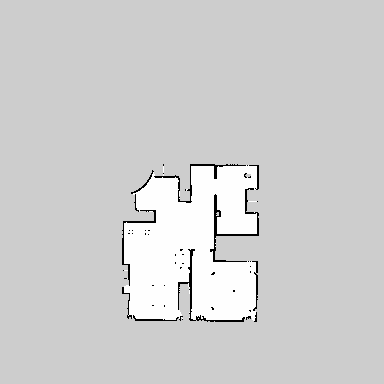
#> input picture navegacion_geometrica/mapas/exploration/mapa_escenario2.pgm, 384 x 384 px; its folder holds 4 pictures in this run
$ jupyter execute topoMap.ipynb
#> lines starting #> are read from the running program, lines starting #| are printed output that depends on the picture; after the words box and inside, x2 and y2 are one past the last pixel; in counts of white or black regions, pixels touching at a corner belong together
Primer paso: cargamos las librerías necesarias

[cell 1]
import sys
from pathlib import Path
import yaml
import cv2
import numpy as np
from skimage import morphology
from shapely.geometry import Point
from shapely.geometry.polygon import Polygon
import matplotlib.pyplot as plt

Segundo paso: cargar el archivo del mapa y procesarlo

[cell 2]
archivo_yaml = 'mapa_escenario2.yaml'  # Sustituir por el nombre del archivo correspondiente

# Resolucion robusta de rutas para ejecutar desde Jupyter/Colab/local
candidatos_yaml = [
    Path(archivo_yaml),
    Path.cwd() / archivo_yaml,
    Path.cwd() / 'navegacion_geometrica' / 'mapas' / 'exploration' / archivo_yaml,
    Path.cwd() / 'navegacion_geometrica' / 'mapas' / 'sensores' / archivo_yaml,
]

ruta_yaml = next((p.resolve() for p in candidatos_yaml if p.exists()), None)
if ruta_yaml is None:
    raise FileNotFoundError(f'No se encontro el YAML. Revisa archivo_yaml: {archivo_yaml}')

with open(ruta_yaml, 'r') as file:
    metadatos = yaml.safe_load(file)

ruta_mapa = (ruta_yaml.parent / metadatos["image"]).resolve()
if not ruta_mapa.exists():
    ruta_mapa_alt = (Path.cwd() / metadatos["image"]).resolve()
    if ruta_mapa_alt.exists():
        ruta_mapa = ruta_mapa_alt
    else:
        raise FileNotFoundError(f'No se encontro la imagen del mapa: {metadatos["image"]}')

mapa = cv2.imread(str(ruta_mapa), -1)
#> mapa is the input picture: shape (384, 384); min 0, max 254, mean 207.7
res = metadatos["resolution"]
oriX, oriY = metadatos["origin"][:2]

# Transformamos la imagen del mapa a una imagen binaria para poder procesarla
# Nota: algunos mapas libres usan 254 y otros 255
mapa_binario = np.where((mapa >= 250), 255, 0).astype(np.uint8)
#> mapa_binario: shape (384, 384); 10.6% white; 25 white regions (24 under 20 px), largest, box (x1, y1, x2, y2) and area: (124, 165, 257, 321) 15583

# Aplicamos filtros para eliminar ruido
mapa_binario = cv2.morphologyEx(mapa_binario, cv2.MORPH_OPEN, np.ones((7, 7), np.uint8))
#> mapa_binario: shape (384, 384); 10.3% white; 2 white regions, box (x1, y1, x2, y2) and area: (124, 166, 257, 320) 15081, (176, 255, 190, 263) 112
mapa_binario = cv2.erode(mapa_binario, np.ones((3, 3), np.uint8), iterations=1)
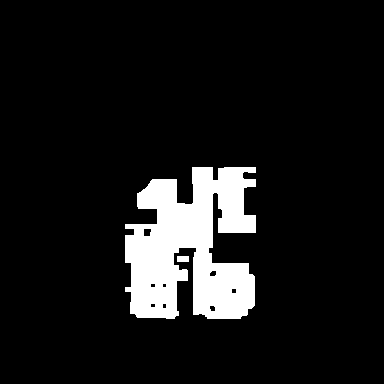
#> mapa_binario: shape (384, 384); 9.4% white; 2 white regions, box (x1, y1, x2, y2) and area: (125, 167, 256, 319) 13837, (177, 256, 189, 262) 72

pix_libres = int(np.sum(mapa_binario == 255))
#> pix_libres = 13909
pix_obs = int(np.sum(mapa_binario == 0))
#> pix_obs = 133547
print(f'YAML cargado: {ruta_yaml}')
print(f'Mapa cargado: {ruta_mapa}')
print(f'Pixeles libres: {pix_libres} | obstaculos: {pix_obs}')
#| Pixeles libres: 13909 | obstaculos: 133547

# Visualizamos el resultado
plt.figure(figsize=(6, 6))
plt.imshow(mapa_binario, cmap='gray')
plt.title("Mapa Binario Procesado")
plt.axis("off")
plt.show()

Tercer paso: aplicación de segmentación mediante Watershed

[cell 3]
# Aplicamos watershed (https://docs.opencv.org/4.x/d3/db4/tutorial_py_watershed.html)

# 1) Preprocesado mediante dilatacion y transformacion de distancia
kernel = np.ones((3, 3), np.uint8)
fondo = cv2.dilate(mapa_binario, kernel, iterations=3)
#> fondo: shape (384, 384); 11.8% white; 1 white region, box (x1, y1, x2, y2) and area: (122, 164, 259, 322) 17466
dist_transform = cv2.distanceTransform(mapa_binario, cv2.DIST_L2, 5)

# 2) Busqueda adaptativa de umbral (MUY sesgada a valores altos):
# Si sobresegmenta, forzamos segmentacion gruesa.
factores_umbral = [0.4]
mejor = None
resultados = []

for factor_umbral in factores_umbral:
    _, frente = cv2.threshold(dist_transform, factor_umbral * dist_transform.max(), 255, 0)
    frente = np.uint8(frente)

    desconocido = cv2.subtract(fondo, frente)
    _, etiquetas_tmp = cv2.connectedComponents(frente)
    etiquetas_tmp = etiquetas_tmp + 1
    etiquetas_tmp[desconocido == 255] = 0
    etiquetas_tmp = cv2.watershed(cv2.cvtColor(mapa, cv2.COLOR_GRAY2BGR), etiquetas_tmp)

    regiones = [int(x) for x in np.unique(etiquetas_tmp) if x > 1]
    areas = [int(np.sum(etiquetas_tmp == r)) for r in regiones]

    # puntuacion: preferimos 4-10 regiones y regiones mas grandes
    n_reg = len(regiones)
    area_media = float(np.mean(areas)) if areas else 0.0
    penalizacion_n = abs(n_reg - 6)
    score = area_media - (penalizacion_n * 700.0)

    resultados.append((factor_umbral, n_reg, area_media, score))

    # descartamos extremos
    if n_reg < 2 or n_reg > 25:
        continue

    if (mejor is None) or (score > mejor["score"]):
        mejor = {
            "factor": factor_umbral,
            "etiquetas": etiquetas_tmp,
            "score": score,
            "n_reg": n_reg,
            "area_media": area_media,
        }
#> this loop made 1 pass
#> (regiones, areas, n_reg, area_media, penalizacion_n, score) on pass 1: ([2, 3, 4, 5, 6, 7], [7864, 2353, 485, 2748, 305, 438], 6, 2365.5, 0, 2365.5)
#> pass 1, `_, etiquetas_tmp = cv2.connectedComponents(frente)`:
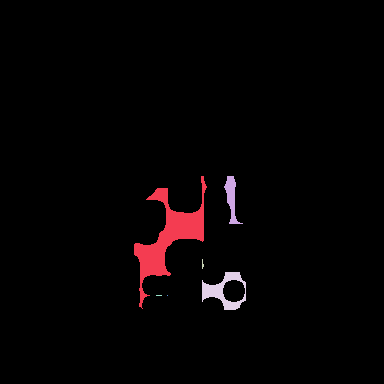
#> etiquetas_tmp: shape (384, 384) int32; 7 distinct labels, from 0 to 6; one colour per label, 0 black
#> after the loop:
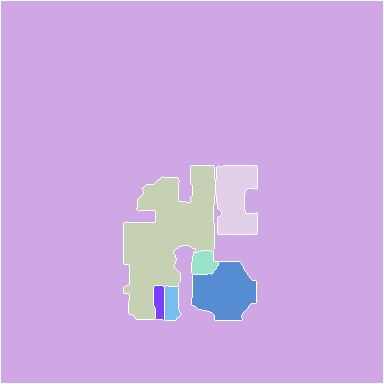
#> etiquetas_tmp: shape (384, 384) int32; 8 distinct labels, from -1 to 7; one colour per label, 0 black, -1 white
#> after the loop, mejor = 5 items; resultados = [(0.4, 6, 2365.5, 2365.5)]

# fallback seguro
if mejor is None:
    factor_umbral = 0.4
    _, frente = cv2.threshold(dist_transform, factor_umbral * dist_transform.max(), 255, 0)
    frente = np.uint8(frente)
    desconocido = cv2.subtract(fondo, frente)
    _, etiquetas = cv2.connectedComponents(frente)
    etiquetas = etiquetas + 1
    etiquetas[desconocido == 255] = 0
    etiquetas = cv2.watershed(cv2.cvtColor(mapa, cv2.COLOR_GRAY2BGR), etiquetas)
    factor_umbral_usado = factor_umbral
else:
    etiquetas = mejor["etiquetas"]
    factor_umbral_usado = mejor["factor"]
#> factor_umbral_usado = 0.4

# Extraemos el mapa segmentado coloreado para visualizarlo
rng = np.random.default_rng(12345)
colormap = rng.integers(0, 255, (etiquetas.max() + 1, 3), dtype=np.uint8)
#> colormap = [[156, 192, 254], [177, 140, 176], [49, 57, 221], [195, 227, 200], [20, 18, 22], [80, 216, 238], [67, 51, 129], [35, 31, 203]]
colormap[1] = [255, 255, 255]
etiquetas_coloreadas = colormap[np.clip(etiquetas, 0, etiquetas.max())]
etiquetas_coloreadas = cv2.convertScaleAbs(etiquetas_coloreadas)

# Extraemos el centroide para cada zona segmentada
centroides = []
for etiqueta in range(2, etiquetas.max() + 1):  # Evita fondo y bordes (0 y 1)
    mascara = (etiquetas == etiqueta).astype(np.uint8)
    momentos = cv2.moments(mascara)
    if momentos["m00"] != 0:
        cX = int(momentos["m10"] / momentos["m00"])
        cY = int(momentos["m01"] / momentos["m00"])
        centroides.append((cX, cY))
#> this loop made 6 passes
#> (cX, cY) on passes 1 to 6: (166, 235), (234, 198), (203, 262), (224, 291), (158, 301), (171, 303)
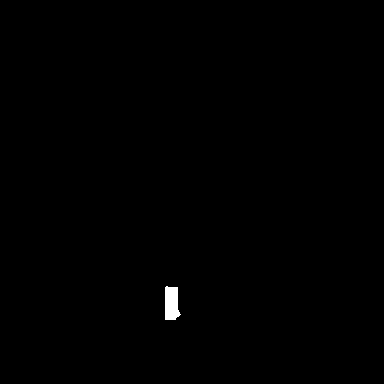
#> mascara: shape (384, 384); values 0 (black) and 1 (white), 0.3% white; 1 white region, box (x1, y1, x2, y2) and area: (165, 286, 181, 320) 438
#> after the loop, centroides = [(166, 235), (234, 198), (203, 262), (224, 291), (158, 301), (171, 303)]

regiones_validas = sorted([int(x) for x in np.unique(etiquetas) if x > 1])
#> regiones_validas = [2, 3, 4, 5, 6, 7]
print(f"Umbral Watershed usado: {factor_umbral_usado}")
#| Umbral Watershed usado: 0.4
print(f"Regiones detectadas (>1): {len(regiones_validas)} -> {regiones_validas[:15]}")
#| Regiones detectadas (>1): 6 -> [2, 3, 4, 5, 6, 7]
print("Resumen umbrales probados (umbral, n_regiones, area_media, score):")
for r in resultados:
    print(r)
#> this loop made 1 pass
#| (0.4, 6, 2365.5, 2365.5)

# Visualizamos el resultado
plt.figure(figsize=(6, 6))
plt.imshow(etiquetas_coloreadas)
plt.title(f"Mapa Segmentado (umbral={factor_umbral_usado})")
plt.axis("off")
plt.show()

Cuarto paso: extracción del mapa topológico

[cell 4]
# 1) Extraemos los perimetros de cada region segmentada
# La etiqueta 1 corresponde al fondo
perimetros = []
for etiqueta in range(2, etiquetas.max() + 1):
    region = (etiquetas == etiqueta).astype(np.uint8)
    contornos, _ = cv2.findContours(region, cv2.RETR_EXTERNAL, cv2.CHAIN_APPROX_SIMPLE)
    if contornos:
        contorno_principal = max(contornos, key=cv2.contourArea)
        perimetros.append(contorno_principal[:, 0, :])
#> after the loop, perimetros = 6 items

# 2) Detectamos separaciones entre regiones.
# Metodo A: adyacencia directa.
adjacencias = {}
h, w = etiquetas.shape
#> h = 384; w = 384
for i in range(h - 1):
    for j in range(w - 1):
        actual = int(etiquetas[i, j])
        derecha = int(etiquetas[i, j + 1])
        abajo = int(etiquetas[i + 1, j])

        if actual > 1 and derecha > 1 and actual != derecha:
            par = tuple(sorted((actual, derecha)))
            adjacencias.setdefault(par, []).append((i, j))

        if actual > 1 and abajo > 1 and actual != abajo:
            par = tuple(sorted((actual, abajo)))
            adjacencias.setdefault(par, []).append((i, j))
#> after the loop, adjacencias = 0 items

# Metodo B (fallback principal): analizar pixeles frontera (-1 y 1)
# y obtener pares de regiones que tocan esa frontera.
frontera_idx = np.transpose(np.where(etiquetas <= 1))
#> frontera_idx = 133263 pairs, first value 0 to 383, second value 0 to 383
for i, j in frontera_idx:
    i_min = max(0, i - 1)
    i_max = min(h, i + 2)
    j_min = max(0, j - 1)
    j_max = min(w, j + 2)

    vec = etiquetas[i_min:i_max, j_min:j_max].flatten()
    regs = sorted({int(x) for x in vec if x > 1})
    if len(regs) < 2:
        continue

    # Si hay mas de 2 regiones, generamos pares combinados
    for a in range(len(regs)):
        for b in range(a + 1, len(regs)):
            par = (regs[a], regs[b])
            adjacencias.setdefault(par, []).append((int(i), int(j)))
#> this loop made 133263 passes
#> (j_min, vec) on passes 1 to 3: (0, [-1, -1, -1, 1]), (0, [-1, -1, -1, -1, 1, 1]), (1, [-1, -1, -1, 1, 1, 1])
#> after the loop, adjacencias = 6 items

# Convertimos adyacencias a puntos centrales + conexiones
puntosCentrales = []
conexiones = []
vecinos = []
pxVecinos = []

for par, pixeles in adjacencias.items():
    # filtro de ruido adaptativo
    if len(pixeles) < 3:
        continue

    pix = np.array(pixeles)
    y = int(np.median(pix[:, 0]))
    x = int(np.median(pix[:, 1]))

    puntosCentrales.append((y, x))
    conexiones.append(par)

    for p in pixeles:
        pxVecinos.append((int(p[0]), int(p[1])))
        vecinos.append(par)
#> this loop made 6 passes
#> (par, y, x) on passes 1 to 6: ((2, 3), 186, 215), ((2, 4), 250, 203), ((4, 5), 274, 208), ((2, 6), 297, 154), ((2, 7), 286, 171), ((6, 7), 303, 164)
#> after the loop, conexiones = [(2, 3), (2, 4), (4, 5), (2, 6), (2, 7), (6, 7)]; puntosCentrales = [(186, 215), (250, 203), (274, 208), (297, 154), (286, 171), (303, 164)]; pxVecinos = 164 pairs, first value 178 to 320, second value 153 to 219; vecinos = 164 pairs, first value 2 to 6, second value 3 to 7

# Visualizamos el resultado
plt.figure(figsize=(8, 8))
plt.imshow(etiquetas_coloreadas, cmap='tab20')
mapa_centros = {i + 2: centroides[i] for i in range(len(centroides))}
#> mapa_centros = {2: (166, 235), 3: (234, 198), 4: (203, 262), 5: (224, 291), 6: (158, 301), 7: (171, 303)}
for punto_sep, etiquetas_conectadas in zip(puntosCentrales, conexiones):
    etiqueta1, etiqueta2 = etiquetas_conectadas
    if etiqueta1 in mapa_centros and etiqueta2 in mapa_centros:
        centro1 = mapa_centros[etiqueta1]
        centro2 = mapa_centros[etiqueta2]
        plt.plot([punto_sep[1], centro1[0]], [punto_sep[0], centro1[1]], 'b-', linewidth=1)
        plt.plot([punto_sep[1], centro2[0]], [punto_sep[0], centro2[1]], 'b-', linewidth=1)
#> this loop made 6 passes
#> (punto_sep, etiqueta1, etiqueta2, centro1, centro2) on passes 1 to 6: ((186, 215), 2, 3, (166, 235), (234, 198)), ((250, 203), 2, 4, (166, 235), (203, 262)), ((274, 208), 4, 5, (203, 262), (224, 291)), ((297, 154), 2, 6, (166, 235), (158, 301)), ((286, 171), 2, 7, (166, 235), (171, 303)), ((303, 164), 6, 7, (158, 301), (171, 303))
for punto in centroides:
    plt.scatter(punto[0], punto[1], c='red', s=50)
#> this loop made 6 passes
for punto in puntosCentrales:
    plt.scatter(punto[1], punto[0], c='blue', s=50)
#> this loop made 6 passes
plt.title("Mapa Topologico")
plt.axis("off")
plt.show()

pares_adyacentes = sorted(list(adjacencias.keys()))
#> pares_adyacentes = [(2, 3), (2, 4), (2, 6), (2, 7), (4, 5), (6, 7)]
print(f"Pares adyacentes detectados (sin filtro): {len(pares_adyacentes)}")
#| Pares adyacentes detectados (sin filtro): 6
print(f"Ejemplo de pares: {pares_adyacentes[:10]}")
#| Ejemplo de pares: [(2, 3), (2, 4), (2, 6), (2, 7), (4, 5), (6, 7)]
print(f"Conexiones detectadas (con filtro): {len(conexiones)}")
#| Conexiones detectadas (con filtro): 6

Quinto paso: Extracción de sub-nodos con Voronoi

[cell 5]
# 1) Extraemos puntos relevantes en funcion del esqueleto de la imagen
# Preprocesamos para separar los subnodos de las paredes
mapa_pre_esqueleto = cv2.erode(mapa_binario, np.ones((5, 5), np.uint8), iterations=1)
#> mapa_pre_esqueleto: shape (384, 384); 7.6% white; 2 white regions (1 under 20 px), largest, box (x1, y1, x2, y2) and area: (127, 169, 254, 317) 11181
esqueleto = morphology.medial_axis(mapa_pre_esqueleto > 0).astype(np.uint8)
#> esqueleto: shape (384, 384); values 0 (black) and 1 (white), 0.67% white in thin lines or dots, all inside (x1, y1, x2, y2) = (127, 169, 254, 317)

# Seleccionar px del esqueleto que tenga 1 vecino (esquina) o 3 vecinos (nodo interno)
coord_subnodos = []
px_as_tuples = np.transpose(np.where(esqueleto == 1))
#> px_as_tuples = 989 pairs, first value 169 to 316, second value 127 to 253
for px in px_as_tuples:
    i, j = px
    i_min = max(0, i - 1)
    i_max = min(esqueleto.shape[0], i + 2)
    j_min = max(0, j - 1)
    j_max = min(esqueleto.shape[1], j + 2)

    neighbors = esqueleto[i_min:i_max, j_min:j_max]
    num_neighbors = int(np.sum(neighbors))

    # Array incluyendo el punto seleccionado junto a sus vecinos
    if num_neighbors == 2 or num_neighbors > 3:
        # Guardamos puntos con un vecino o mas de dos
        coord_subnodos.append(tuple(px))
#> this loop made 989 passes
#> (i, j, i_min, i_max, j_min, j_max, neighbors, num_neighbors) on passes 1 to 3: (169, 194, 168, 171, 193, 196, [[0, 0, 0], [0, 1, 0], [0, 0, 1]], 2), (169, 210, 168, 171, 209, 212, [[0, 0, 0], [0, 1, 0], [1, 0, 0]], 2), (169, 241, 168, 171, 240, 243, [[0, 0, 0], [0, 1, 1], [1, 0, 0]], 3)

# 2) Asignamos cada nodo del esqueleto a un perimetro
# Creamos un objeto Polygon para cada perimetro valido
poligonos = []
for idx, perimetro in enumerate(perimetros):
    if len(perimetro) >= 3:
        poligonos.append((idx + 2, Polygon(perimetro)))
#> this loop made 6 passes

regionSubNodos = []
for node in coord_subnodos:
    point = Point((node[1], node[0]))
    region = -1
    for etiqueta_region, poligono in poligonos:
        if poligono.is_valid and (poligono.contains(point) or poligono.touches(point)):
            region = etiqueta_region
            break
    regionSubNodos.append(region)
#> this loop made 114 passes
#> node on passes 1 to 12: (169, 194), (169, 210), (169, 253), (170, 220), (177, 202), (179, 229), (179, 230), (180, 230), (181, 174), (181, 253), (182, 252), (183, 251)

# Visualizamos el resultado
overlay = cv2.addWeighted(cv2.cvtColor(mapa, cv2.COLOR_GRAY2BGR), 0.5, etiquetas_coloreadas, 0.5, 0)
overlay[esqueleto == 1] = [0, 0, 0]
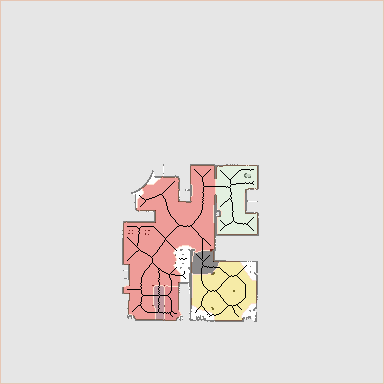
#> overlay: shape (384, 384, 3); mean of channels 0, 1, 2 220.8, 222.8, 227.7; drawn as B, G, R
for nodo in coord_subnodos:
    overlay = cv2.circle(overlay, (nodo[1], nodo[0]), 1, (0, 255, 0), 1)
#> this loop made 114 passes
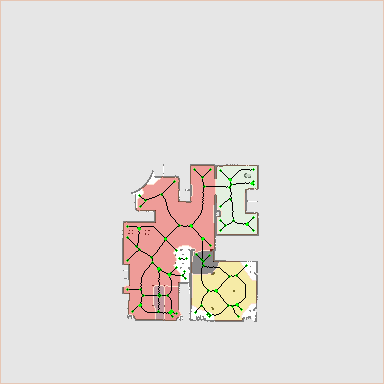
#> overlay: shape (384, 384, 3); mean of channels 0, 1, 2 220.4, 223, 227.2; drawn as B, G, R
plt.figure(figsize=(6, 6))
plt.imshow(overlay)
plt.title("Mapa de Traversabilidad")
plt.axis("off")
plt.show()

Sexto paso: Guardar en fichero

[cell 6]
# - Salida: - archivo mapaTopo.txt con la informacion de los nodos correspondientes a las zonas de conexion [X Y zona1 zona2]
#           - archivo subNodos.txt con la informacion de los sub-nodos dentro de cada zona [X Y zona]

# Carpeta configurable de salida (absoluta para evitar confusion de cwd)
base_dir = ruta_yaml.parent if 'ruta_yaml' in globals() else Path.cwd()
output_dir = (base_dir / "resultados_topomap").resolve()
output_dir.mkdir(parents=True, exist_ok=True)

ruta_mapa_topo = output_dir / "mapaTopo.txt"
ruta_subnodos = output_dir / "subNodos.txt"

# Guardamos coordenadas en formato [X Y ...] (X=columna, Y=fila)
with open(ruta_mapa_topo, 'w') as file:  # puntosCentrales, conexiones
    for i in range(len(puntosCentrales)):
        y, x = puntosCentrales[i]
        z1, z2 = conexiones[i]
        file.write(f"[{x} {y} {z1} {z2}]\n")

with open(ruta_subnodos, 'w') as file:
    for i in range(len(coord_subnodos)):
        y, x = coord_subnodos[i]
        file.write(f"[{x} {y} {regionSubNodos[i]}]\n")
#> this loop made 114 passes

# Guardado adicional de imagenes para la documentacion/entrega
ruta_segmentado = output_dir / "mapa_segmentado.png"
ruta_topologico = output_dir / "mapa_topologico.png"
ruta_traversabilidad = output_dir / "mapa_traversabilidad.png"

ok_segmentado = cv2.imwrite(str(ruta_segmentado), cv2.cvtColor(etiquetas_coloreadas, cv2.COLOR_RGB2BGR))

# Topologico (dibujo sobre el segmentado)
img_topo = etiquetas_coloreadas.copy()
mapa_centros = {i + 2: centroides[i] for i in range(len(centroides))}
for punto_sep, etiquetas_conectadas in zip(puntosCentrales, conexiones):
    etiqueta1, etiqueta2 = etiquetas_conectadas
    if etiqueta1 in mapa_centros and etiqueta2 in mapa_centros:
        centro1 = mapa_centros[etiqueta1]
        centro2 = mapa_centros[etiqueta2]
        cv2.line(img_topo, (punto_sep[1], punto_sep[0]), (centro1[0], centro1[1]), (255, 0, 0), 1)
        cv2.line(img_topo, (punto_sep[1], punto_sep[0]), (centro2[0], centro2[1]), (255, 0, 0), 1)
#> this loop made 6 passes
#> (punto_sep, etiquetas_conectadas) on passes 1 to 6: ((186, 215), (2, 3)), ((250, 203), (2, 4)), ((274, 208), (4, 5)), ((297, 154), (2, 6)), ((286, 171), (2, 7)), ((303, 164), (6, 7))
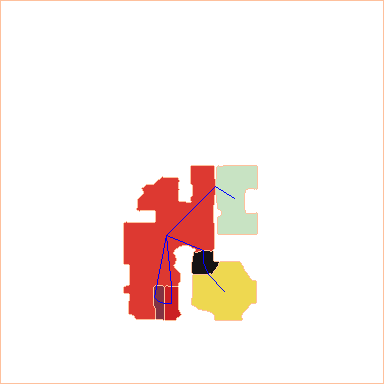
#> img_topo: shape (384, 384, 3); mean of channels 0, 1, 2 236.6, 240.1, 250.4; drawn as B, G, R
for punto in centroides:
    cv2.circle(img_topo, (punto[0], punto[1]), 3, (255, 0, 0), -1)
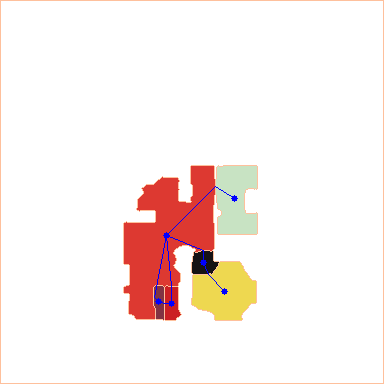
#> img_topo: shape (384, 384, 3); 0.1% of pixels changed, all inside (x1, y1, x2, y2) = (155, 195, 238, 307); drawn as B, G, R
for punto in puntosCentrales:
    cv2.circle(img_topo, (punto[1], punto[0]), 3, (0, 0, 255), -1)
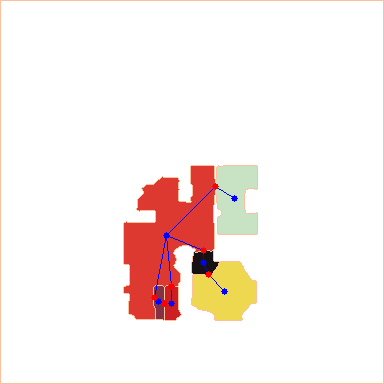
#> img_topo: shape (384, 384, 3); 0.12% of pixels changed, all inside (x1, y1, x2, y2) = (151, 183, 219, 307); drawn as B, G, R
ok_topologico = cv2.imwrite(str(ruta_topologico), cv2.cvtColor(img_topo, cv2.COLOR_RGB2BGR))

ok_traversabilidad = cv2.imwrite(str(ruta_traversabilidad), cv2.cvtColor(overlay, cv2.COLOR_RGB2BGR))
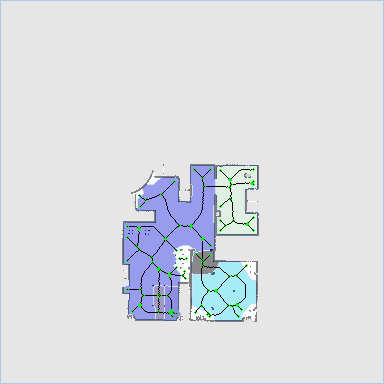
#> saved as mapa_traversabilidad.png: shape (384, 384, 3); mean B, G, R 227.2, 223, 220.4

print(f"Output dir: {output_dir}")
print(f"Conexiones escritas en mapaTopo.txt: {len(conexiones)}")
#| Conexiones escritas en mapaTopo.txt: 6
print(f"Subnodos escritos en subNodos.txt: {len(coord_subnodos)}")
#| Subnodos escritos en subNodos.txt: 114
print(f"TXT guardado: {ruta_mapa_topo} (existe={ruta_mapa_topo.exists()})")
print(f"TXT guardado: {ruta_subnodos} (existe={ruta_subnodos.exists()})")
print(f"PNG guardado: {ruta_segmentado} (ok={ok_segmentado}, existe={ruta_segmentado.exists()})")
#| PNG guardado: navegacion_geometrica/mapas/exploration/resultados_topomap/mapa_segmentado.png (ok=True, existe=True)
print(f"PNG guardado: {ruta_topologico} (ok={ok_topologico}, existe={ruta_topologico.exists()})")
#| PNG guardado: navegacion_geometrica/mapas/exploration/resultados_topomap/mapa_topologico.png (ok=True, existe=True)
print(f"PNG guardado: {ruta_traversabilidad} (ok={ok_traversabilidad}, existe={ruta_traversabilidad.exists()})")
#| PNG guardado: navegacion_geometrica/mapas/exploration/resultados_topomap/mapa_traversabilidad.png (ok=True, existe=True)
